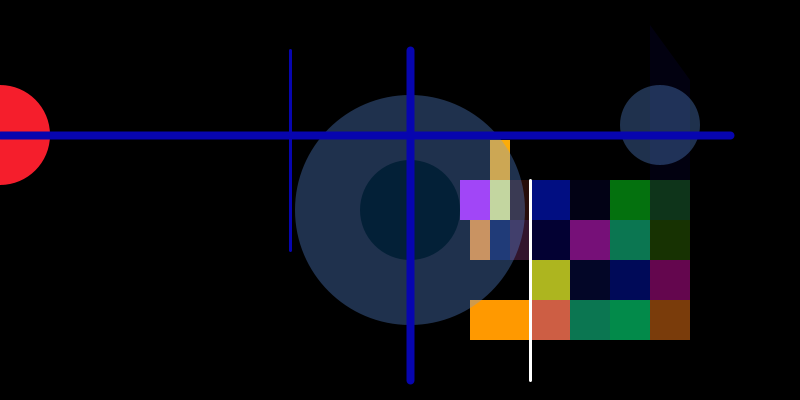
Frame 1 (no input)
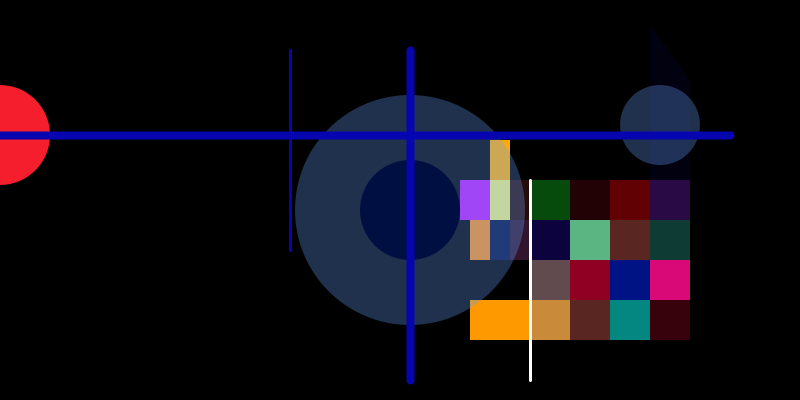
Frame 60 (the mouse pressed at the canvas centre just before this capture)
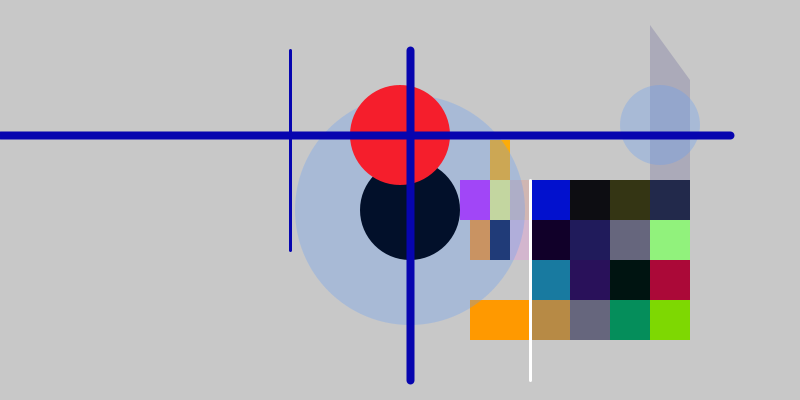
Frame 120 (the mouse held since frame 60 and released just before this capture)

The Processing sketch that drew these frames (run headless with seeded random() and noise(); from frame 60 on, the mouse is pressed at the canvas centre):

// Processing sketch: processing_921
// ── processing_921.pde

//Belgü UÇAR,060411029,GRAPHIC DESIGN,belguucar@windowslive.com

//Nebile SEÇKİN,050411032,GRAPHIC DESIGN,nebileseckin@hotmail.com

//Belde UÇAR,060411014,GRAPHIC DESIGN,beldeucar@hotmail.com




void setup(){
  
  smooth();
  
size(800,400);

   frameRate(3);
}


void draw(){
 
//I edited mouseY for changing backfont colour..

  background(mouseY); 

  
  
  

noStroke(); 
fill(random(189),random(234),random(12));
rect(650,300,40,40);


fill(random(12),random(162),random(234));
rect(610,300,40,40);
fill(random(219),random(12),random(234));
rect(650,260,40,40);
fill(random(250),random(247),random(182));
rect(650,220,40,40);
fill(random(1),random(24),random(144));
rect(610,260,40,40);
fill(random(110),random(125),random(206));
rect(610,220,40,40);
rect(570,300,40,40);
fill(random(245),random(27),random(96));
rect(570,260,40,40);
fill(random(247),random(239),random(145));
rect(570,220,40,40);
fill(random(54),random(67),random(90));
rect(570,180,40,40);
fill(random(245),random(149),random(47));
rect(610,180,40,40);
fill(random(54),random(67),random(90));
rect(650,180,40,40);
fill(random(233),random(240),random(148));
rect(530,300,40,40);
fill(random(245),random(247),random(217));
rect(530,260,40,40);
fill(random(18),random(4),random(108));
rect(530,220,40,40);
fill(random(45),random(173),random(250));
rect(530,180,40,40);

fill(255,153,0);

rect(490,300,40,40);
rect(470,300,40,40);

fill(255,108,228,50);
rect(510,220,20,40);

fill(250,84,58,40);
rect(510,180,20,40);

fill(2,15,62);
rect(490,220,20,40);

fill(239,240,121);
rect(490,180,20,40);

fill(252,172,10);
rect(490,140,20,40);

fill(247,143,30);
rect(470,220,20,40);
fill(189,30,247);
rect(460,180,30,40);
fill(14,5,103,40);
rect(650,80,40,100);



triangle(650,25,650,80,690,80);


fill(99,156,245,80);
ellipse(660,125,80,80);
ellipse(410,210,230,230);




fill(random(4),random(36),random(85),500);
ellipse(410,210,100,100);



frameRate(20);
fill(245,30,44);

//I wrote mouseX for moving horizontal

ellipse(mouseX,135,100,100);



strokeWeight(8); 
stroke(7,5,175);
line(0,135,730,135);
line(410,50,410,380);


strokeWeight(3); 
stroke(7,5,175);
line(290,50,290,250);

strokeWeight(3);
stroke(255);
line(530,180,530,380);






}


 
